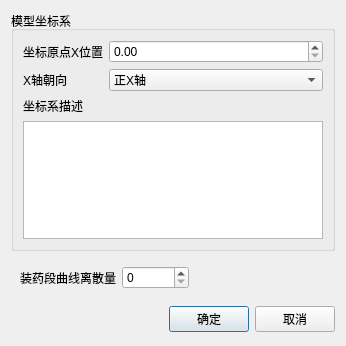
<?xml version="1.0" encoding="UTF-8"?>
<ui version="4.0">
 <class>SaveSet</class>
 <widget class="QDialog" name="SaveSet">
  <property name="geometry">
   <rect>
    <x>0</x>
    <y>0</y>
    <width>346</width>
    <height>346</height>
   </rect>
  </property>
  <property name="windowTitle">
   <string>保存设置</string>
  </property>
  <layout class="QVBoxLayout" name="verticalLayout_2">
   <item>
    <widget class="QGroupBox" name="groupBox">
     <property name="title">
      <string>模型坐标系</string>
     </property>
     <layout class="QVBoxLayout" name="verticalLayout_4">
      <item>
       <layout class="QHBoxLayout" name="horizontalLayout_2">
        <item>
         <layout class="QVBoxLayout" name="verticalLayout">
          <item>
           <widget class="QLabel" name="label_4">
            <property name="sizePolicy">
             <sizepolicy hsizetype="Preferred" vsizetype="Preferred">
              <horstretch>0</horstretch>
              <verstretch>0</verstretch>
             </sizepolicy>
            </property>
            <property name="text">
             <string>坐标原点X位置</string>
            </property>
           </widget>
          </item>
          <item>
           <widget class="QLabel" name="label_2">
            <property name="sizePolicy">
             <sizepolicy hsizetype="Preferred" vsizetype="Preferred">
              <horstretch>0</horstretch>
              <verstretch>0</verstretch>
             </sizepolicy>
            </property>
            <property name="text">
             <string>X轴朝向       </string>
            </property>
           </widget>
          </item>
         </layout>
        </item>
        <item>
         <layout class="QVBoxLayout" name="verticalLayout_3">
          <item>
           <widget class="QDoubleSpinBox" name="doubleSpinBox">
            <property name="sizePolicy">
             <sizepolicy hsizetype="Expanding" vsizetype="Fixed">
              <horstretch>0</horstretch>
              <verstretch>0</verstretch>
             </sizepolicy>
            </property>
            <property name="maximum">
             <double>100000000000000000.000000000000000</double>
            </property>
           </widget>
          </item>
          <item>
           <widget class="QComboBox" name="comboBox">
            <property name="sizePolicy">
             <sizepolicy hsizetype="Expanding" vsizetype="Fixed">
              <horstretch>0</horstretch>
              <verstretch>0</verstretch>
             </sizepolicy>
            </property>
            <item>
             <property name="text">
              <string>正X轴</string>
             </property>
            </item>
            <item>
             <property name="text">
              <string>负X轴</string>
             </property>
            </item>
           </widget>
          </item>
         </layout>
        </item>
       </layout>
      </item>
      <item>
       <widget class="QLabel" name="label_5">
        <property name="text">
         <string>坐标系描述</string>
        </property>
       </widget>
      </item>
      <item>
       <widget class="QTextEdit" name="textEdit"/>
      </item>
     </layout>
    </widget>
   </item>
   <item>
    <widget class="QWidget" name="widget_destrete" native="true">
     <layout class="QHBoxLayout" name="horizontalLayout">
      <item>
       <widget class="QLabel" name="label">
        <property name="text">
         <string>装药段曲线离散量</string>
        </property>
       </widget>
      </item>
      <item>
       <widget class="QSpinBox" name="spinBox">
        <property name="maximum">
         <number>100000</number>
        </property>
       </widget>
      </item>
      <item>
       <spacer name="horizontalSpacer_2">
        <property name="orientation">
         <enum>Qt::Horizontal</enum>
        </property>
        <property name="sizeHint" stdset="0">
         <size>
          <width>40</width>
          <height>20</height>
         </size>
        </property>
       </spacer>
      </item>
     </layout>
    </widget>
   </item>
   <item>
    <layout class="QHBoxLayout">
     <property name="spacing">
      <number>6</number>
     </property>
     <property name="leftMargin">
      <number>0</number>
     </property>
     <property name="topMargin">
      <number>0</number>
     </property>
     <property name="rightMargin">
      <number>0</number>
     </property>
     <property name="bottomMargin">
      <number>0</number>
     </property>
     <item>
      <spacer>
       <property name="orientation">
        <enum>Qt::Horizontal</enum>
       </property>
       <property name="sizeHint" stdset="0">
        <size>
         <width>131</width>
         <height>31</height>
        </size>
       </property>
      </spacer>
     </item>
     <item>
      <widget class="QPushButton" name="okButton">
       <property name="text">
        <string>确定</string>
       </property>
      </widget>
     </item>
     <item>
      <widget class="QPushButton" name="cancelButton">
       <property name="text">
        <string>取消</string>
       </property>
      </widget>
     </item>
    </layout>
   </item>
  </layout>
 </widget>
 <resources/>
 <connections>
  <connection>
   <sender>okButton</sender>
   <signal>clicked()</signal>
   <receiver>SaveSet</receiver>
   <slot>accept()</slot>
   <hints>
    <hint type="sourcelabel">
     <x>278</x>
     <y>253</y>
    </hint>
    <hint type="destinationlabel">
     <x>96</x>
     <y>254</y>
    </hint>
   </hints>
  </connection>
  <connection>
   <sender>cancelButton</sender>
   <signal>clicked()</signal>
   <receiver>SaveSet</receiver>
   <slot>reject()</slot>
   <hints>
    <hint type="sourcelabel">
     <x>369</x>
     <y>253</y>
    </hint>
    <hint type="destinationlabel">
     <x>179</x>
     <y>282</y>
    </hint>
   </hints>
  </connection>
 </connections>
</ui>
